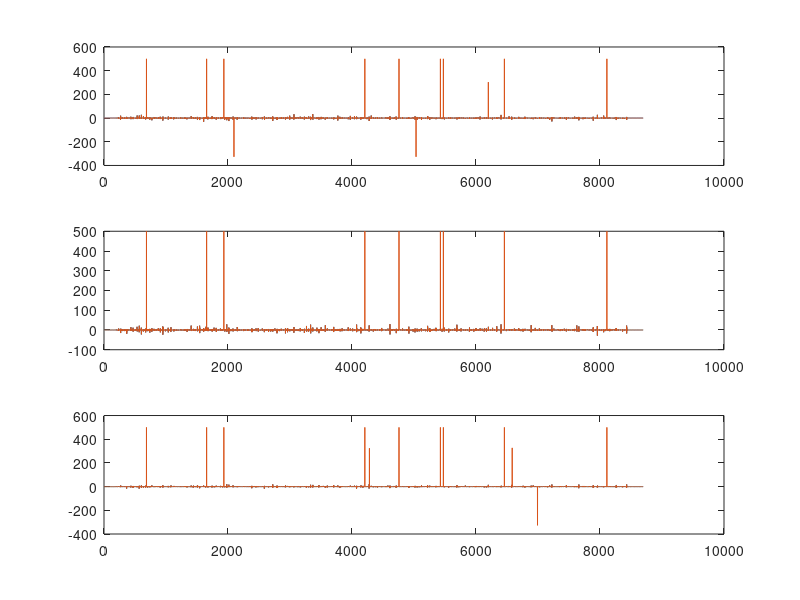
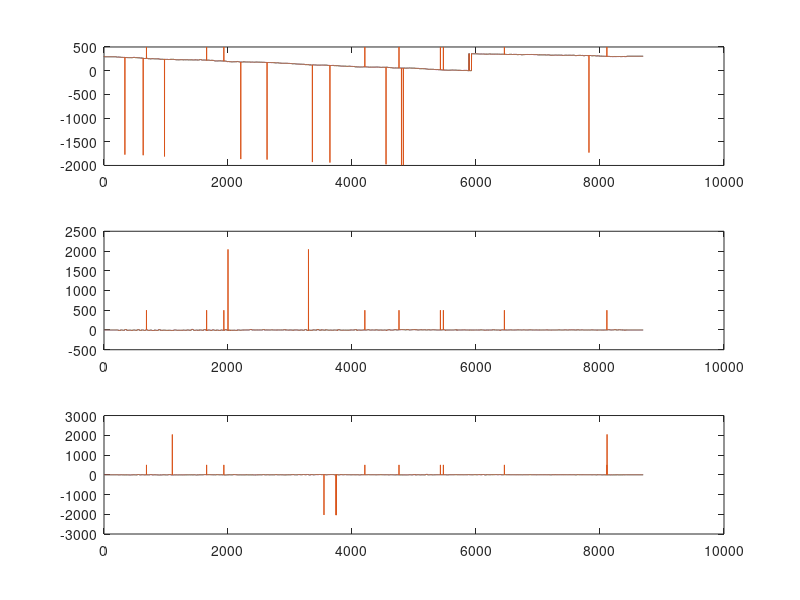
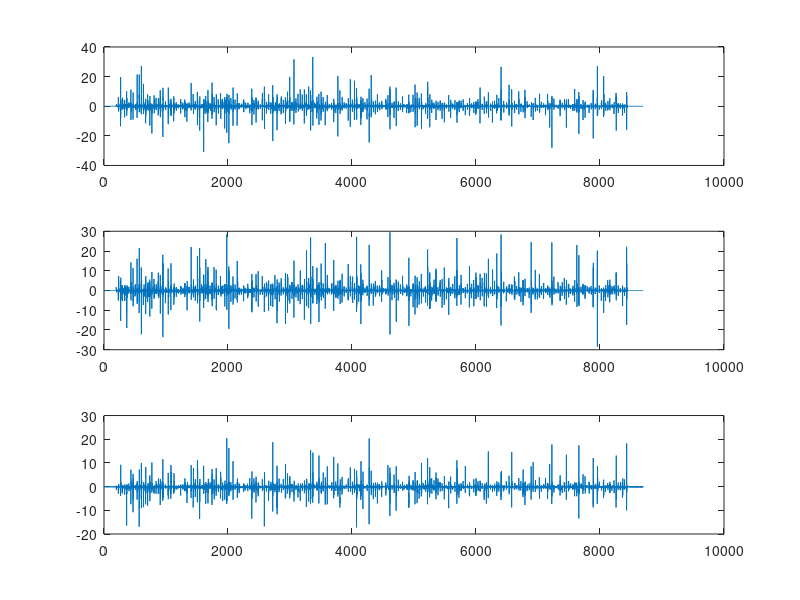
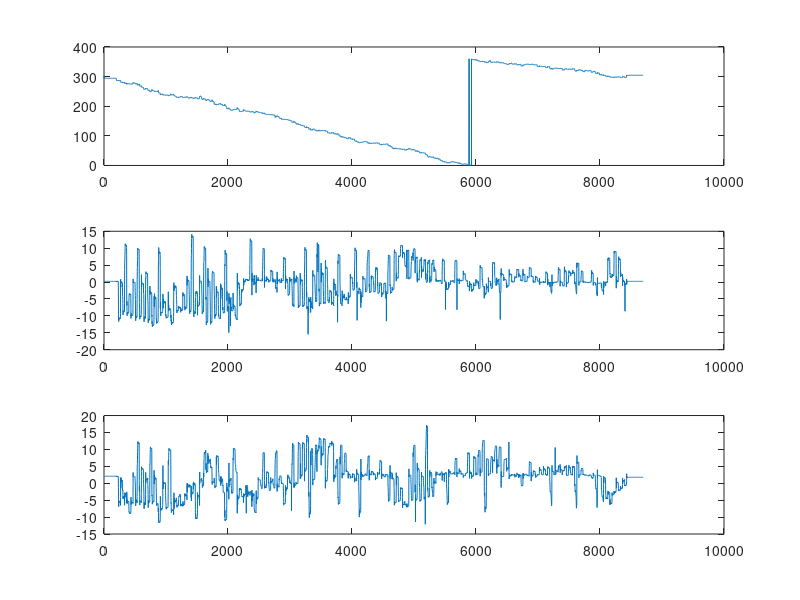

MATLAB code for these plots, in order: (Note: this script raises an error after producing the figures.)
clear all;
clc;
close all;
addpath('../');
all_data = load('Wood_Euler_1_850.csv');
pause(3);
xx = 1:size(all_data,1);
xx = xx';

% Euler Cycle performed
eul_num = 1;

% Normalize starting with 1 for all flex data
% flex_data = max(all_data(:,1:4), 1);
flex_data = all_data(:,1:4);

% Four flex sensors
flex_1 = flex_data(:,1);
flex_2 = flex_data(:,2);
flex_3 = flex_data(:,3);
flex_4 = flex_data(:,4);

%IMU Data

accel_x = all_data(:,5);
accel_y = all_data(:,6);
accel_z = all_data(:,7);

mag_z = all_data(:,8);
mag_y = all_data(:,9);
mag_x = all_data(:,10);

%Indexes of faulty data
accel_x_errors = find(abs(accel_x) >= 200);
accel_y_errors = find(abs(accel_y) >= 200);
accel_z_errors = find(abs(accel_z) >= 200);

mag_z_errors = find(abs(mag_z) >= 363);
mag_y_errors = find(abs(mag_y) >= 363);
mag_x_errors = find(abs(mag_x) >= 363);

accel_x_clean = medfilt1(accel_x,5);
accel_y_clean = medfilt1(accel_y,5);
accel_z_clean = medfilt1(accel_z,5);

mag_z_clean = medfilt1(mag_z,5);
mag_y_clean = medfilt1(mag_y,5);
mag_x_clean = medfilt1(mag_x,5);

for ii=1:size(accel_x_errors)
accel_x(accel_x_errors(ii)) = accel_x_clean(accel_x_errors(ii));
end
for ii=1:size(accel_y_errors)
accel_y(accel_y_errors(ii)) = accel_y_clean(accel_y_errors(ii));
end
for ii=1:size(accel_z_errors)
accel_z(accel_z_errors(ii)) = accel_z_clean(accel_z_errors(ii));
end

for ii=1:size(mag_z_errors)
mag_z(mag_z_errors(ii)) = mag_z_clean(mag_z_errors(ii));
end
for ii=1:size(mag_y_errors)
mag_y(mag_y_errors(ii)) = mag_y_clean(mag_y_errors(ii));
end
for ii=1:size(mag_x_errors)
mag_x(mag_x_errors(ii)) = mag_x_clean(mag_x_errors(ii));
end

%Clean and Raw Data
figure;
subplot(3,1,1)
plot(xx, accel_x)
hold on
plot(xx, all_data(:,5))

subplot(3,1,2)
plot(xx, accel_y)
hold on
plot(xx, all_data(:,6))

subplot(3,1,3)
plot(xx, accel_z)
hold on
plot(xx, all_data(:,7))

figure;
subplot(3,1,1)
plot(xx, mag_z)
hold on 
plot(xx, all_data(:,8))

subplot(3,1,2)
plot(xx, mag_y)
hold on
plot(xx, all_data(:,9))

subplot(3,1,3)
plot(xx, mag_x)
hold on
plot(xx, all_data(:,10))


%Cleaned Data Only
figure;
subplot(3,1,1)
plot(xx, accel_x)

subplot(3,1,2)
plot(xx, accel_y)

subplot(3,1,3)
plot(xx, accel_z)


figure;
subplot(3,1,1)
plot(xx, mag_z)

subplot(3,1,2)
plot(xx, mag_y)

subplot(3,1,3)
plot(xx, mag_x)


all_data(:,5)=accel_x;
all_data(:,6)=accel_y;
all_data(:,7)=accel_z;
all_data(:,8)=mag_z;
all_data(:,9)=mag_y;
all_data(:,10)=mag_x;

%%

figure;
subplot(4,1,1)
plot(xx, flex_1(:,1), 'DisplayName','Signal')

subplot(4,1,2)
plot(xx, flex_2(:,1), 'DisplayName','Signal')

subplot(4,1,3)
plot(xx, flex_3(:,1), 'DisplayName','Signal')

subplot(4,1,4)
plot(xx, flex_4(:,1), 'DisplayName','Signal')

% After seeing the plot implement signal correction here
% flex_3(1:156) = 0.963; % Euler_2 - Dont know time
% flex_4(1:220) = 0.963; % Euler_3 - 850ms
% flex_3(1:299) = 0.961;
% flex_4(1:460) = 0.951;
% flex_3(1:199) = 0.951;
% flex_4(1:195) = 0.961;
% flex_3(1:170) = 0.951;


% Plot signal again to verify

figure;

subplot(4,1,1)
plot(xx, flex_1(:,1), 'DisplayName','Signal')

subplot(4,1,2)
plot(xx, flex_2(:,1), 'DisplayName','Signal')

subplot(4,1,3)
plot(xx, flex_3(:,1), 'DisplayName','Signal')

subplot(4,1,4)
plot(xx, flex_4(:,1), 'DisplayName','Signal')

% Finding range of signal

range_flex_1 = max(flex_1) - min(flex_1);
range_flex_2 = max(flex_2) - min(flex_2);
range_flex_3 = max(flex_3) - min(flex_3);
range_flex_4 = max(flex_4) - min(flex_4);

% Threshold

threshold_1 = (min(flex_1) + range_flex_1/3);
threshold_2 = (min(flex_2) + range_flex_2/3);
threshold_3 = (min(flex_3) + range_flex_3/3);
threshold_4 = (min(flex_4) + range_flex_4/3);

% 1st attempt smoothing square output
for ii = 1:size(all_data,1)

    if flex_1(ii) >= threshold_1
        smooth_flex_1(ii,1) = 1;
    else
        smooth_flex_1(ii,1) = 0;
    end

    if flex_2(ii) >= threshold_2
        smooth_flex_2(ii,1) = 1;
    else
        smooth_flex_2(ii,1) = 0;
    end

    if flex_3(ii) >= threshold_3
        smooth_flex_3(ii,1) = 1;
    else
        smooth_flex_3(ii,1) = 0;
    end

    if flex_4(ii) >= threshold_4
        smooth_flex_4(ii,1) = 1;
    else
        smooth_flex_4(ii,1) = 0;
    end

end

% Smoothened plot

figure;
subplot(4,1,1)
plot(xx, smooth_flex_1(:,1), 'DisplayName','Signal')

subplot(4,1,2)
plot(xx, smooth_flex_2(:,1), 'DisplayName','Signal')

subplot(4,1,3)
plot(xx, smooth_flex_3(:,1), 'DisplayName','Signal')

subplot(4,1,4)
plot(xx, smooth_flex_4(:,1), 'DisplayName','Signal')

% Incase jitter - Median or Moving Filter

% Median Filter

med_filt_width = 7;
clean_data_1 = medfilt1(smooth_flex_1, med_filt_width);
clean_data_2 = medfilt1(smooth_flex_2, med_filt_width);
clean_data_3 = medfilt1(smooth_flex_3, med_filt_width);
clean_data_4 = medfilt1(smooth_flex_4, med_filt_width);

figure;
subplot(4,1,1)
plot(xx, clean_data_1(:,1), 'DisplayName','Signal')

subplot(4,1,2)
plot(xx, clean_data_2(:,1), 'DisplayName','Signal')

subplot(4,1,3)
plot(xx, clean_data_3(:,1), 'DisplayName','Signal')

subplot(4,1,4)
plot(xx, clean_data_4(:,1), 'DisplayName','Signal')

% Compare Cleaned signal vs Original Signal

figure

plot(xx, clean_data_1(:,1) + 0.1, 'DisplayName','Cleaned Signal','Color','r')
hold on
plot(xx, flex_1(:,1), 'DisplayName','Signal','Color','b')
legend
title('Sensor 1')

figure

plot(xx, clean_data_2(:,1) + 0.1, 'DisplayName','Cleaned Signal','Color','r')
hold on
plot(xx, flex_2(:,1), 'DisplayName','Signal','Color','b')
legend
title('Sensor 2')

figure

plot(xx, clean_data_3(:,1) + 0.1, 'DisplayName','Cleaned Signal','Color','r')
hold on
plot(xx, flex_3(:,1), 'DisplayName','Signal','Color','b')
legend
title('Sensor 3')

figure

plot(xx, clean_data_4(:,1) + 0.1, 'DisplayName','Cleaned Signal','Color','r')
hold on
plot(xx, flex_4(:,1), 'DisplayName','Signal','Color','b')
legend
title('Sensor 4')

%%
% % [] Clean IMU data
% 
% for ii = 5:14
% 
% check_imu_datas = all_data(:,ii);
% check_jitters = diff(check_imu_datas);



% Find all states index

for nn = 1:16

    overlap_region = robot_state(clean_data_1,clean_data_2,clean_data_3,clean_data_4,nn);

    idx_logical_2 = find(overlap_region == 1);

    d = diff(idx_logical_2);

    switch_indices = find(d>10);
    start_idx = 1;

    for ii = 1:size(switch_indices,1)+1

        if ii ~= size(switch_indices,1)+1
            gaits_switch{nn,ii} = idx_logical_2(start_idx:switch_indices(ii));
            mean_idx_val(ii) = round(mean(idx_logical_2(start_idx:switch_indices(ii))));
            start_idx = switch_indices(ii) + 1;
        else
            gaits_switch{nn,ii} = idx_logical_2(start_idx:end);
            mean_idx_val(ii) = round(mean(idx_logical_2(start_idx:end)));
        end

    end

end

% Clean data of gaits

for nn = 1:size(gaits_switch,1)
    for mm = 1:size(gaits_switch,2)
        if nn == 1 && mm == 1
            gaits_switch{nn,mm} = [];
        end

        if size(gaits_switch{nn,mm},1) < 18
            gaits_switch{nn,mm} = [];
        end
    end
end

gaits_switch_new = cell(size(gaits_switch,1),size(gaits_switch,2));

for ii = 1:size(gaits_switch,1)
    % Find non-empty cells in this row
    nonEmptyMask = ~cellfun(@isempty, gaits_switch(ii,:));
    nonEmptyData = gaits_switch(ii, nonEmptyMask);

    % Place them starting from column 1 (left-aligned)
    if ~isempty(nonEmptyData)
        gaits_switch_new(ii, 1:numel(nonEmptyData)) = nonEmptyData;
    end
    % If the row is fully empty, C_new(i,:) stays as {} which is equivalent to []
end

state_order_all = load('state_order_3.mat');
state_order = state_order_all.state_order_3(eul_num,:); % Extract state order from loaded data

state_index = zeros(1,16);

for ii = 1:size(state_order,2)
    state_index(state_order(ii)) = state_index(state_order(ii)) + 1;
    curr_data_indices = gaits_switch_new{state_order(ii),state_index(state_order(ii))};
    key_data_indices{ii} = curr_data_indices;
    imu_data{ii} = all_data(curr_data_indices,5:14);
end
%%
% Calculate all average

% [1] Average change in theta's

for ii = 1:size(imu_data,2)
    diff_theta{ii} = diff(imu_data{1,ii}(:,4:6));

        for jj = 1:size(diff_theta{ii},1)

            if abs(diff_theta{ii}(jj,1)) > 300
                diff_theta{ii}(jj,1) = 360 - diff_theta{ii}(jj,1);
            end

        end

    avg_delta_theta{ii} = mean(diff_theta{ii})*size(imu_data{1,ii},1);
end

% [2] Average linear acceleration

for ii = 1:size(imu_data,2)
    avg_lin_accel{ii} = mean(imu_data{1,ii}(:,1:3));
end


% Adjusting tilt - Aligning z-axis so xy is planar.

init_theta = mean(all_data(1:20,8:10)); % Initial angles
z_init = [0;0;1];

for ii = 1:size(imu_data,2)

    avg_theta{ii} = mean(imu_data{1,ii}(:,4:6));
    delta_theta_wrt_initial = deg2rad(avg_theta{ii} - init_theta);

    R_z = [cos(delta_theta_wrt_initial(1)) -sin(delta_theta_wrt_initial(1)) 0; sin(delta_theta_wrt_initial(1)) cos(delta_theta_wrt_initial(1)) 0; 0 0 1];
    R_y = [cos(delta_theta_wrt_initial(2)) 0 sin(delta_theta_wrt_initial(2)); 0 1 0; -sin(delta_theta_wrt_initial(2)) 0 cos(delta_theta_wrt_initial(2))];
    R_x = [1 0 0; 0 cos(delta_theta_wrt_initial(3)) -sin(delta_theta_wrt_initial(3)); 0 sin(delta_theta_wrt_initial(3)) cos(delta_theta_wrt_initial(3))];

    R_eq = R_z*R_y*R_x;

    z_t = R_eq(:,3);

    n_vec = cross(z_t,z_init)/norm(cross(z_t,z_init));
    skew_mat = [0, -n_vec(3), n_vec(2); n_vec(3), 0, -n_vec(1); -n_vec(2), n_vec(1), 0];

    align_theta = atan2(n_vec'*cross(z_t,z_init), z_t'*z_init);

    Rod_n = eye(3) + sin(align_theta)*skew_mat + (1-cos(align_theta))*(skew_mat)^2;

    aligned_accel(:,ii) = Rod_n*avg_lin_accel{ii}';

    aligned_accel_x(ii) = aligned_accel(1,ii);
    aligned_accel_y(ii) = aligned_accel(2,ii);
    aligned_accel_z(ii) = aligned_accel(3,ii);

end

% [3] Body Displacement
% t = 0.450;
t = 0.850;
for ii = 1:size(imu_data,2)
    body_disp(ii,:) = 0.5*[aligned_accel_x(ii),aligned_accel_y(ii)]*[(t)^2;(t)^2];
end


% Edges Graph
kk = 0;
for ii = 1:16
    for jj = 1:16
        if ii ~= jj
            kk = kk + 1;
            edges_map(kk,:) = [ii,jj,kk];
        end
    end
end

% Motion Primitives
motion_primitive=zeros(240,3);
for ii = 1:size(state_order,2)-1

    [~, edge_index] = ismember([state_order(ii),state_order(ii+1)],...
        edges_map(:, 1:2), 'rows');

    motion_primitive(edge_index,:)=[aligned_accel_x(ii+1),aligned_accel_y(ii+1),avg_delta_theta{ii+1}(1)];

end

%%
